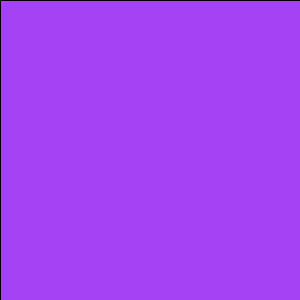
Frame 1 (no input)
Frame 60 (the mouse pressed at the canvas centre just before this capture): identical to frame 1, image omitted
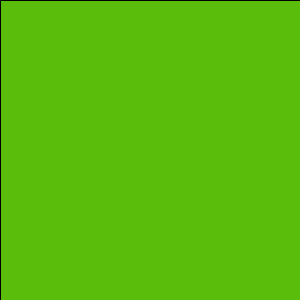
Frame 120 (the mouse held since frame 60 and released just before this capture)

The Processing sketch that drew these frames (run headless with seeded random() and noise(); from frame 60 on, the mouse is pressed at the canvas centre):

// Processing sketch: Q1
// ── Q1.pde
//questao1
int Jamile[] = new int[3];
int n=0;
int [] mudaCor(int Jam[]) {
  int []fulano = new int[3];
  for (int i=0; i<fulano.length; i++) {
    fulano[i]=255-Jam[i];
  }
  return fulano;
}
void setup() {
  size(300, 300);
  for (int i=0; i<Jamile.length; i++) {
    Jamile[i]=int(random(256));
    print(Jamile[i], "");
  }
}

void draw() {
  fill(Jamile[0], Jamile[1], Jamile[2]);
  rect(0, 0, width, height);
}
void mousePressed() {
  Jamile = mudaCor(Jamile);
  println();
  for (int i=0; i<Jamile.length; i++)
    print(Jamile[i], "");
}
